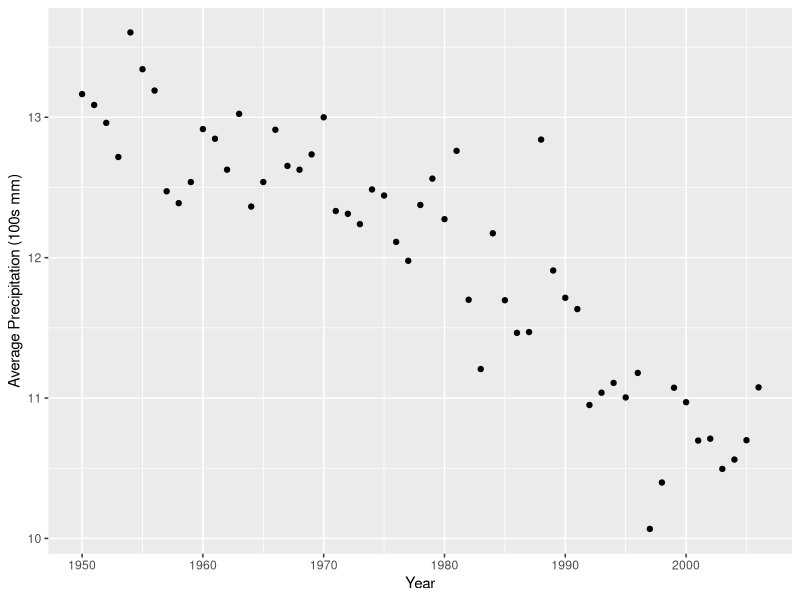
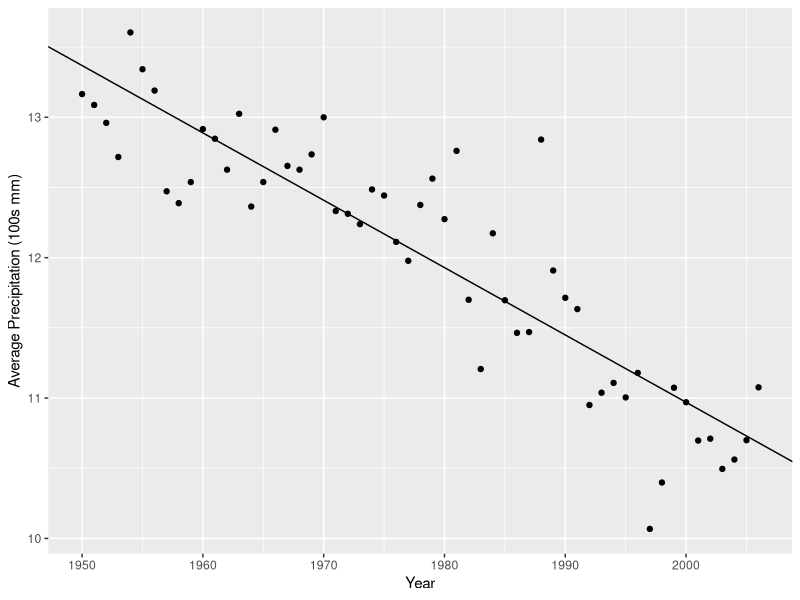
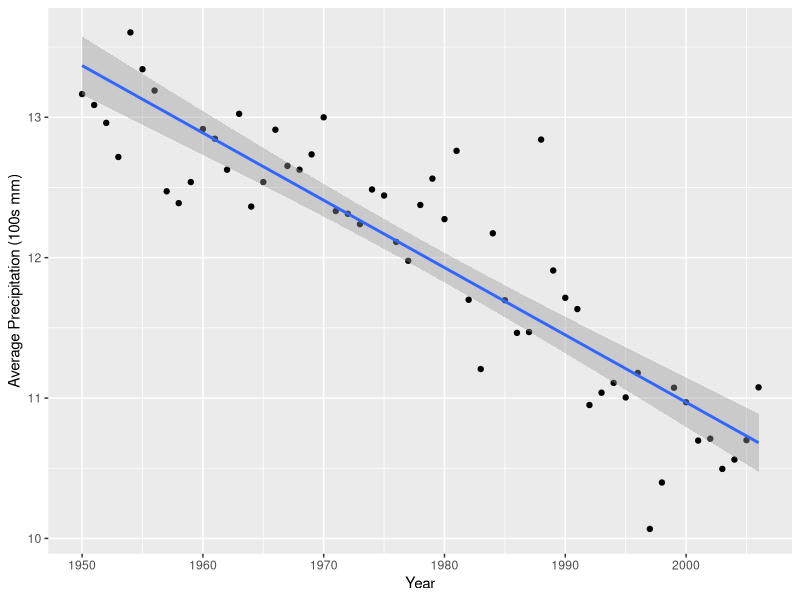
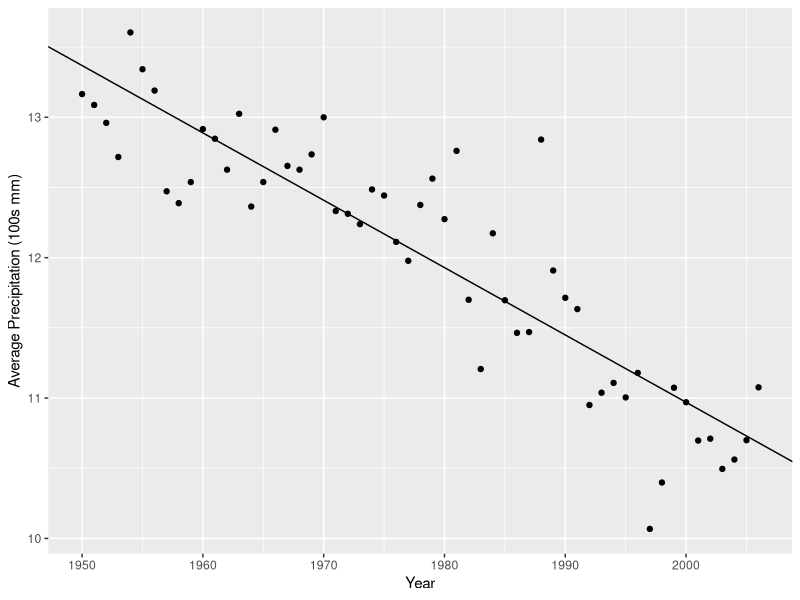
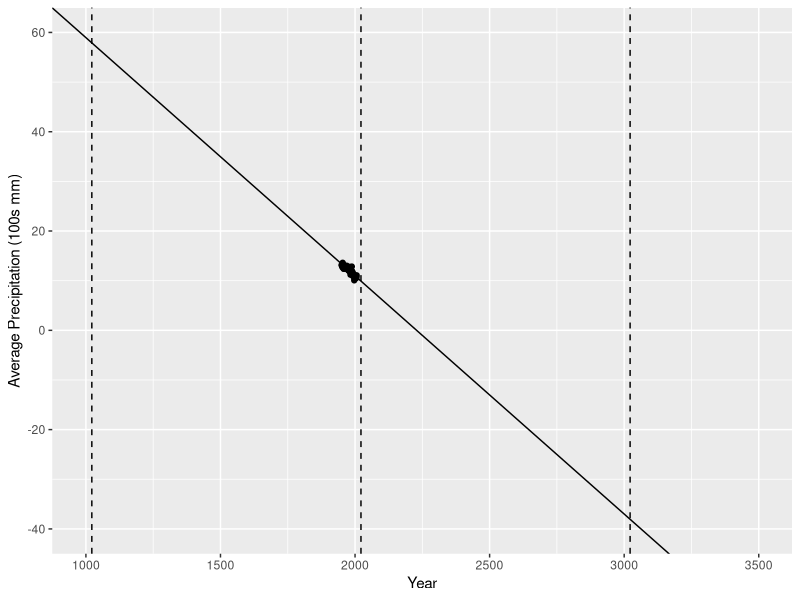

The R script that drew these images, in order:
# Load packages
library(tidyverse) # for data manipulation, graphing, etc. 
library(haven) # to import a .dta file

# Load data
climate_data <- read_dta("climate_panel.dta") 

# Compute new dataset of annual rainfall
annual_rain <- climate_data %>% 
  group_by(year) %>% 
  summarize(mean_rain = mean(wpre),
            mean_temp = mean(wtem))

# Regress average rainfall on year, save result to object 
bivariate <- lm(mean_rain ~ year, data = annual_rain) 

summary(bivariate) 

# Extract coefficients from model
bivariate$coefficients 

# Extract a specific coefficient
bivariate$coefficients["year"]

# Standard errors are a bit trickier
sqrt(diag(vcov(bivariate)))

# Extract residuals and fitted values
bivariate$residuals
bivariate$fitted.values

# Predict values of the dependent variable
predict(bivariate, tibble(year = 2023))

sum(bivariate$residuals^2)

# Save a scatterplot as an object
rain_scatter <- ggplot(annual_rain, 
                       aes(x = year, y = mean_rain)) +
  geom_point() +
  labs(x = "Year",
       y = "Average Precipitation (100s mm)") 

rain_scatter

# Add regression line by supplying coefficients
rain_scatter + 
  geom_abline(intercept = bivariate$coefficients[1],
              slope = bivariate$coefficients[2])

# Add regression line using ggplot geometry
rain_scatter + geom_smooth(method = "lm")

predict(bivariate, newdata = tibble(year = c(2022, 1022, 3022)))

rain_scatter + 
  geom_abline(intercept = bivariate$coefficients["(Intercept)"],
              slope = bivariate$coefficients["year"])

rain_scatter + 
  geom_abline(intercept = bivariate$coefficients["(Intercept)"],
              slope = bivariate$coefficients["year"]) +
  coord_cartesian(xlim = c(1000, 3500), ylim = c(-40, 60)) +
  geom_vline(xintercept = 2022, linetype = "dashed") +
  geom_vline(xintercept = 1022, linetype = "dashed") +
  geom_vline(xintercept = 3022, linetype = "dashed") 

multivariate <- lm(mean_rain ~ year + mean_temp, 
                   data = annual_rain) 

summary(multivariate)
